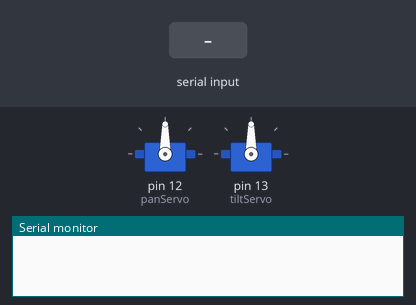
A sketch run on a simulated Arduino Uno, built with avr-gcc and run on an emulated ATmega328P. On the bench: 2 × servo, the last lines printed to the serial monitor. The inputs (shaded band) are chosen by the test bench.

Above: at 1.2 s.
1.3 s: "pan\n" received over Serial
At 1.9 s:
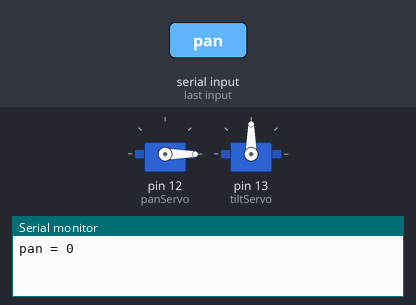
2.8 s: "tilt\n" received over Serial
At 4.2 s:
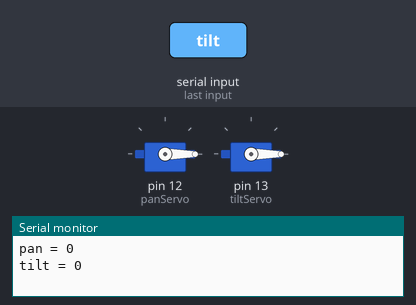
Timing chart, 0 to 5.8 s (numbered marks = the images above; inputs shaded):
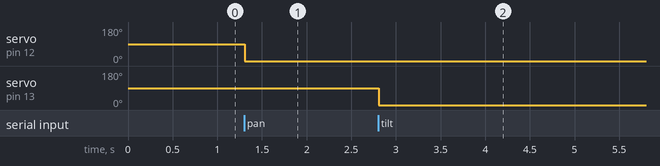

Measured:
- after the input at 1.3 s, servo on pin 12 (panServo): 90° → 0° at once
- after the input at 2.8 s, servo on pin 13 (tiltServo): 90° → 0° at once

The sketch:

pantilt.ino
```cpp
#include<stdlib.h>
#include <Servo.h>
#define max 180
#define min 0
#define step 10
Servo panServo,tiltServo;

String inputString = "";      // a String to hold incoming data
bool stringComplete = false;  // whether the string is complete

void setup() {
  Serial.begin(9600);
  inputString.reserve(200);
  panServo.attach(12);
  tiltServo.attach(13);
  panServo.write(90);delay(40);
  tiltServo.write(90);delay(40);
}

void loop() {
  // print the string when a newline arrives:
  if (stringComplete) {
    if(inputString.substring(0,3)=="pan"){
      int pan=atoi(inputString.substring(3).c_str());
      Serial.print("pan = ");
      Serial.println(pan);
      panServo.write(pan);
    }
    else if(inputString.substring(0,4)=="tilt"){
      int tilt=atoi(inputString.substring(4).c_str());
      Serial.print("tilt = ");
      Serial.println(tilt);
      tiltServo.write(tilt);
    }
    // clear the string:
    inputString = "";
    stringComplete = false;
  }
}

/*
  SerialEvent occurs whenever a new data comes in the hardware serial RX. This
  routine is run between each time loop() runs, so using delay inside loop can
  delay response. Multiple bytes of data may be available.
*/
void serialEvent() {
  while (Serial.available()) {
    // get the new byte:
    char inChar = (char)Serial.read();
    // add it to the inputString:
    inputString += inChar;
    // if the incoming character is a newline, set a flag so the main loop can
    // do something about it:
    if (inChar == '\n') {
      stringComplete = true;
    }
  }
}
```
